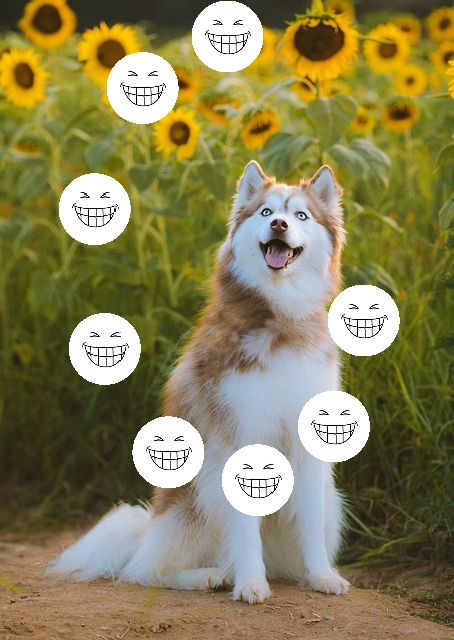
#> input picture backend-java/cuda-lab-back/husky_boomerang_test.jpg, 454 x 640 px
$ python -i prewitt.py   (imports and definitions only)
#> lines starting #> are read from the running program, lines starting #| are printed output that depends on the picture
#> further down, picture is the input picture: shape (640, 454, 3); mean B, G, R 85.9, 129.5, 136.8
import cv2
import numpy as np


def apply_prewitt(image: np.ndarray) -> np.ndarray:
    """
    Classic Prewitt operator combined magnitude result.
    """
    gray = cv2.cvtColor(image, cv2.COLOR_BGR2GRAY)
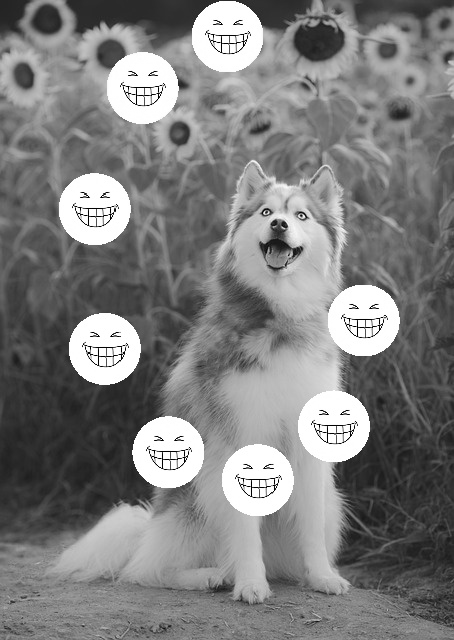
#> gray: shape (640, 454); min 0, max 255, mean 126.7
    kernelx = np.array([[1, 0, -1],
                        [1, 0, -1],
                        [1, 0, -1]], dtype=np.float32)
    kernely = np.array([[1, 1, 1],
                        [0, 0, 0],
                        [-1, -1, -1]], dtype=np.float32)
    gx = cv2.filter2D(gray, -1, kernelx)
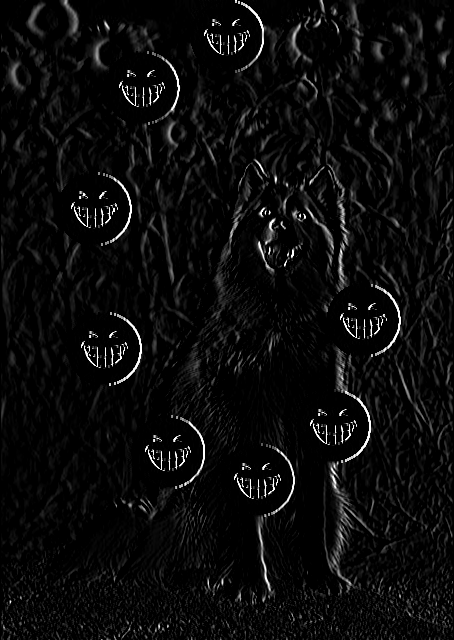
#> gx: shape (640, 454); min 0, max 255, mean 11.7
    gy = cv2.filter2D(gray, -1, kernely)
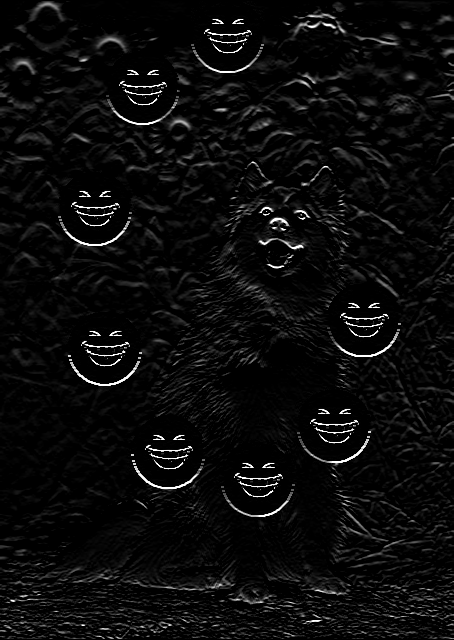
#> gy: shape (640, 454); min 0, max 255, mean 11.5
    mag = cv2.magnitude(gx.astype(np.float32), gy.astype(np.float32))
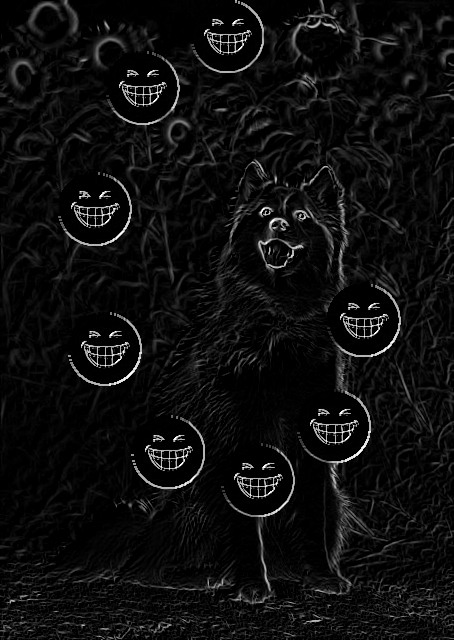
#> mag: shape (640, 454) float32; min 0, max 360.6, mean 20.8; drawn with min black and max white
    mag = cv2.normalize(mag, None, 0, 255, cv2.NORM_MINMAX).astype(np.uint8)
    return cv2.cvtColor(mag, cv2.COLOR_GRAY2BGR)

>>> import cv2
>>> picture = cv2.imread('../../../backend-java/cuda-lab-back/husky_boomerang_test.jpg')
>>> result = apply_prewitt(picture)

$ run again, on backend-java/cuda-lab-back/husky_gaussian.jpg
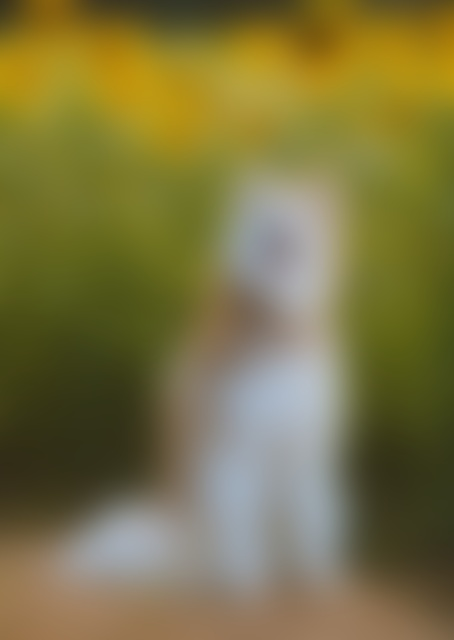
#> input picture backend-java/cuda-lab-back/husky_gaussian.jpg, 454 x 640 px
#> picture is the input picture: shape (640, 454, 3); mean B, G, R 66.1, 115.7, 123.6
#> in apply_prewitt, `gray = cv2.cvtColor(image, cv2.COLOR_BGR2GRAY)`:
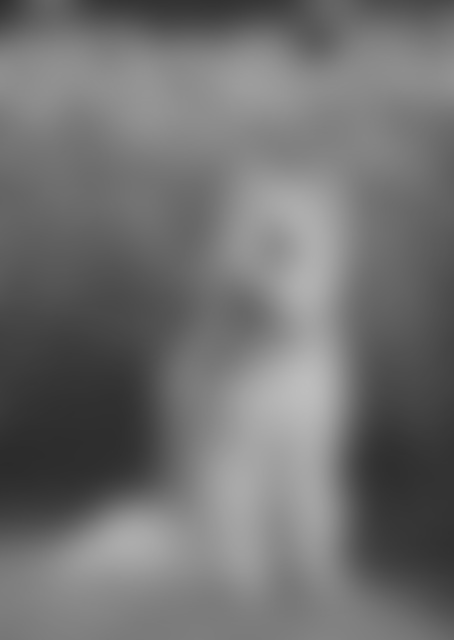
#> gray: shape (640, 454); min 42, max 190, mean 112.4
#> in apply_prewitt, `mag = cv2.magnitude(gx.astype(np.float32), gy.astype(np.float32))`:
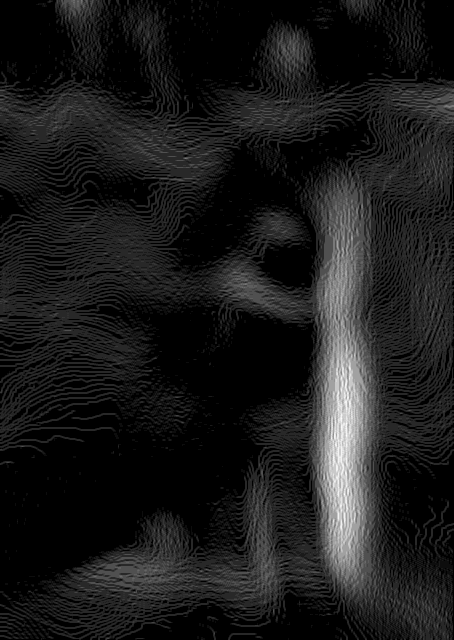
#> mag: shape (640, 454) float32; min 0, max 19, mean 2.02; drawn with min black and max white
